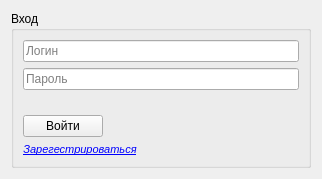
<?xml version="1.0" encoding="UTF-8"?>
<ui version="4.0">
 <class>Login</class>
 <widget class="QWidget" name="Login">
  <property name="geometry">
   <rect>
    <x>0</x>
    <y>0</y>
    <width>318</width>
    <height>173</height>
   </rect>
  </property>
  <property name="sizePolicy">
   <sizepolicy hsizetype="Preferred" vsizetype="Preferred">
    <horstretch>0</horstretch>
    <verstretch>0</verstretch>
   </sizepolicy>
  </property>
  <property name="windowTitle">
   <string>Form</string>
  </property>
  <layout class="QGridLayout" name="gridLayout">
   <item row="0" column="0">
    <widget class="QGroupBox" name="groupBox_login">
     <property name="sizePolicy">
      <sizepolicy hsizetype="Maximum" vsizetype="Maximum">
       <horstretch>0</horstretch>
       <verstretch>0</verstretch>
      </sizepolicy>
     </property>
     <property name="minimumSize">
      <size>
       <width>300</width>
       <height>0</height>
      </size>
     </property>
     <property name="title">
      <string>Вход</string>
     </property>
     <layout class="QVBoxLayout" name="verticalLayout">
      <item>
       <widget class="QLineEdit" name="lineEdit_login_username">
        <property name="sizePolicy">
         <sizepolicy hsizetype="Minimum" vsizetype="Fixed">
          <horstretch>0</horstretch>
          <verstretch>0</verstretch>
         </sizepolicy>
        </property>
        <property name="placeholderText">
         <string>Логин</string>
        </property>
       </widget>
      </item>
      <item>
       <widget class="QLineEdit" name="lineEdit_login_password">
        <property name="sizePolicy">
         <sizepolicy hsizetype="Minimum" vsizetype="Fixed">
          <horstretch>0</horstretch>
          <verstretch>0</verstretch>
         </sizepolicy>
        </property>
        <property name="inputMethodHints">
         <set>Qt::ImhHiddenText|Qt::ImhNoAutoUppercase|Qt::ImhNoPredictiveText|Qt::ImhSensitiveData</set>
        </property>
        <property name="echoMode">
         <enum>QLineEdit::Password</enum>
        </property>
        <property name="dragEnabled">
         <bool>false</bool>
        </property>
        <property name="placeholderText">
         <string>Пароль</string>
        </property>
       </widget>
      </item>
      <item>
       <widget class="QLabel" name="label_login_info">
        <property name="font">
         <font>
          <pointsize>8</pointsize>
          <weight>50</weight>
          <bold>false</bold>
          <kerning>true</kerning>
         </font>
        </property>
        <property name="styleSheet">
         <string notr="true">QLabel {color: red}</string>
        </property>
        <property name="text">
         <string/>
        </property>
       </widget>
      </item>
      <item>
       <widget class="QPushButton" name="pushButton_login">
        <property name="sizePolicy">
         <sizepolicy hsizetype="Maximum" vsizetype="Fixed">
          <horstretch>0</horstretch>
          <verstretch>0</verstretch>
         </sizepolicy>
        </property>
        <property name="text">
         <string>Войти</string>
        </property>
       </widget>
      </item>
      <item>
       <widget class="QPushButton" name="pushButton_login_to_register">
        <property name="sizePolicy">
         <sizepolicy hsizetype="Maximum" vsizetype="Fixed">
          <horstretch>0</horstretch>
          <verstretch>0</verstretch>
         </sizepolicy>
        </property>
        <property name="font">
         <font>
          <pointsize>8</pointsize>
          <italic>true</italic>
          <underline>true</underline>
         </font>
        </property>
        <property name="styleSheet">
         <string notr="true">QPushButton{
	background-color:  transparent ;
	color:  blue;
	border: 0;
}</string>
        </property>
        <property name="text">
         <string>Зарегестрироваться</string>
        </property>
       </widget>
      </item>
     </layout>
    </widget>
   </item>
  </layout>
 </widget>
 <resources/>
 <connections/>
</ui>
